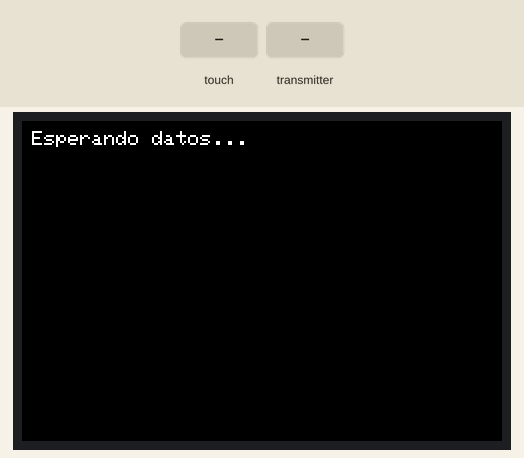
Bench run of a program on a simulated ESP32. Parts: 480×320 colour display. Inputs (shaded band) come from the test bench.

Above: at 1.5 s.
1.6 s: screen touched at 13 % across, 10 % down
At 2.5 s:
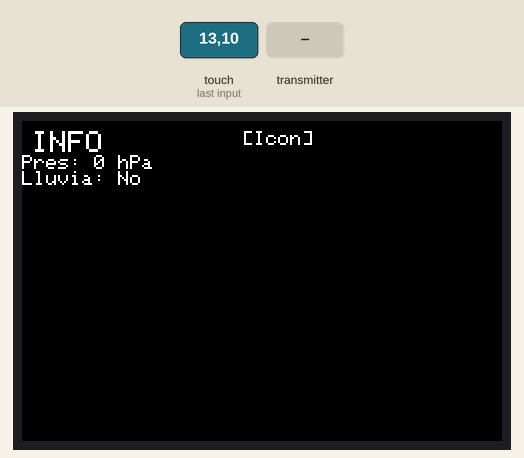
3.5 s: the transmitter starts sending presion = 25
At 4.8 s:
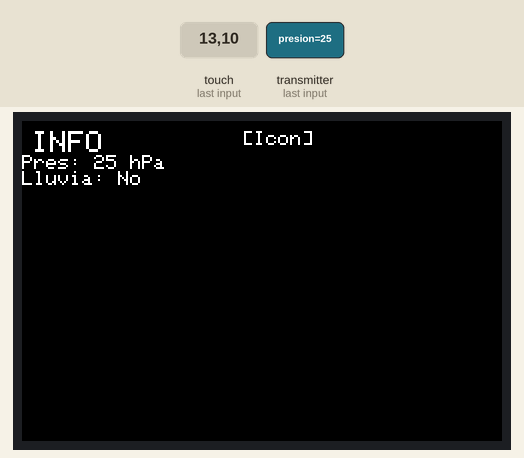
5.1 s: the transmitter starts sending llueve = 1
6.8 s: the transmitter starts sending presion = 0
At 8.1 s:
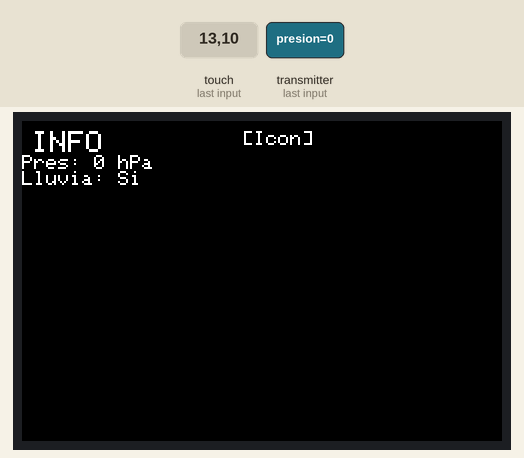
8.5 s: screen touched at 38 % across, 10 % down
At 9.6 s:
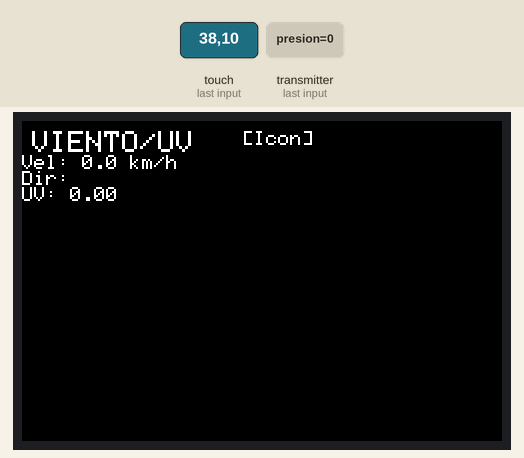
10.6 s: the transmitter starts sending velocidadViento = 25
At 12.3 s:
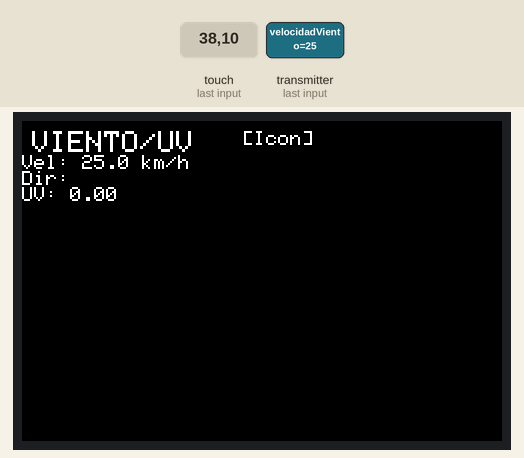
Timing chart, 0 to 13.4 s (numbered marks = the images above; inputs shaded):
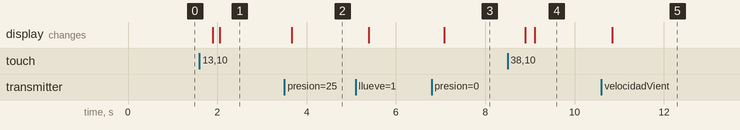

Measured:
- after the input at 1.6 s, the display: first changes after 0.30 s (image 1 shows a later state)
- after the input at 3.5 s, the display: changes after 0.16 s (image 2)
- after the input at 6.8 s, the display: changes after 0.28 s (image 3)
- after the input at 8.5 s, the display: first changes after 0.40 s (image 4 shows a later state)
- after the input at 10.6 s, the display: changes after 0.25 s (image 5)

The program:

main.cpp
```cpp
#include <Arduino.h>
#include <esp_now.h>
#include <WiFi.h>
#include <esp_wifi.h>
#include <TFT_eSPI.h>
#include "DataStructure.h"

TFT_eSPI tft = TFT_eSPI();
WeatherData receivedData;
int currentScreen = 0;
const int numScreens = 3;

void drawScreen() {
    tft.fillScreen(TFT_BLACK);
    tft.setTextColor(TFT_WHITE);

    // Placeholder para el icono (zona superior derecha)
    tft.setCursor(220, 10);
    tft.setTextSize(2);
    tft.print("[Icon]");

    tft.setCursor(10, 10);
    switch (currentScreen) {
        case 0:
            tft.setTextSize(3);
            tft.println("METEO");
            tft.setTextSize(2);
            tft.printf("Temp: %.1f C\n", receivedData.tempPromedio);
            tft.printf("Hum : %.1f %%", receivedData.humedad);
            break;
        case 1:
            tft.setTextSize(3);
            tft.println("INFO");
            tft.setTextSize(2);
            tft.printf("Pres: %.0f hPa\n", receivedData.presion);
            tft.printf("Lluvia: %s", receivedData.llueve ? "Si" : "No");
            break;
        case 2:
            tft.setTextSize(3);
            tft.println("VIENTO/UV");
            tft.setTextSize(2);
            tft.printf("Vel: %.1f km/h\n", receivedData.velocidadViento);
            tft.printf("Dir: %s\n", receivedData.direccionViento);
            tft.printf("UV: %.2f", receivedData.uv);
            break;
    }
}

void OnDataRecv(const uint8_t * mac, const uint8_t *incomingData, int len) {
    memcpy(&receivedData, incomingData, sizeof(receivedData));
    drawScreen();
}

void setup() {
    Serial.begin(115200);
    WiFi.mode(WIFI_STA);

    esp_wifi_set_promiscuous(true);
    esp_wifi_set_channel(1, WIFI_SECOND_CHAN_NONE);
    esp_wifi_set_promiscuous(false);

    tft.init();
    tft.setRotation(1);
    tft.fillScreen(TFT_BLACK);

    // Configuración de calibración de touch
    uint16_t calData[5] = { 356, 3567, 265, 3497, 7 };
    tft.setTouch(calData);

    tft.setTextColor(TFT_WHITE);
    tft.setTextSize(2);
    tft.drawString("Esperando datos...", 10, 10);

    if (esp_now_init() != ESP_OK) {
        Serial.println("Error ESP-NOW");
        return;
    }

    esp_now_register_recv_cb(esp_now_recv_cb_t(OnDataRecv));
}

void loop() {
    uint16_t touchX = 0, touchY = 0;

    if (tft.getTouch(&touchX, &touchY)) {
        // Debounce simple
        delay(300);
        currentScreen = (currentScreen + 1) % numScreens;
        drawScreen();
    }
}
```

DataStructure.h
```cpp
#ifndef DATA_STRUCTURE_H
#define DATA_STRUCTURE_H

struct WeatherData {
    float tempPromedio;
    float humedad;
    float presion;
    float velocidadViento;
    char direccionViento[10];
    float uv;
    bool llueve; // Del YL83
};

#endif
```
